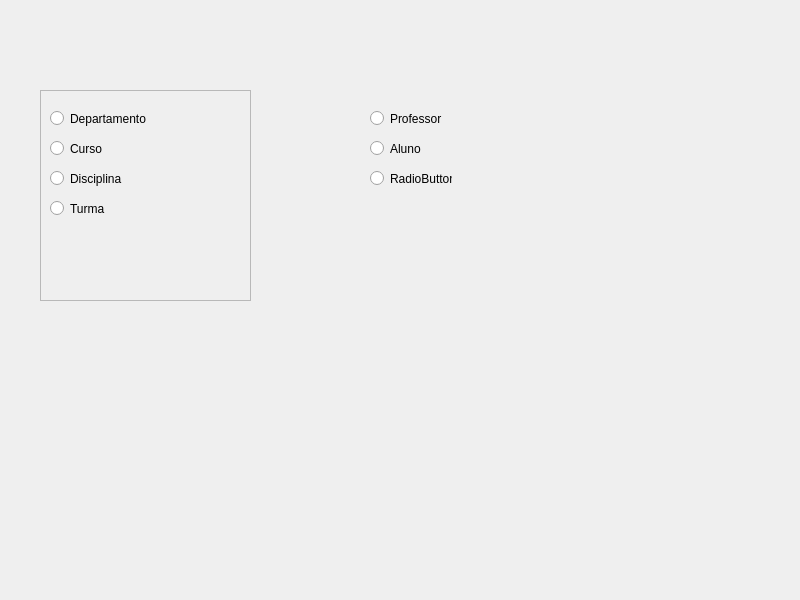
<?xml version="1.0" encoding="UTF-8"?>
<ui version="4.0">
 <class>frmDepartamento</class>
 <widget class="QMainWindow" name="frmDepartamento">
  <property name="geometry">
   <rect>
    <x>0</x>
    <y>0</y>
    <width>800</width>
    <height>600</height>
   </rect>
  </property>
  <property name="windowTitle">
   <string>Faculdades ****** - Departamento</string>
  </property>
  <widget class="QWidget" name="centralwidget">
   <widget class="QFrame" name="frame">
    <property name="geometry">
     <rect>
      <x>40</x>
      <y>90</y>
      <width>211</width>
      <height>211</height>
     </rect>
    </property>
    <property name="frameShape">
     <enum>QFrame::StyledPanel</enum>
    </property>
    <property name="frameShadow">
     <enum>QFrame::Raised</enum>
    </property>
    <widget class="QRadioButton" name="rdbDepatamento">
     <property name="geometry">
      <rect>
       <x>10</x>
       <y>20</y>
       <width>151</width>
       <height>17</height>
      </rect>
     </property>
     <property name="text">
      <string>Departamento</string>
     </property>
    </widget>
    <widget class="QRadioButton" name="radioButton">
     <property name="geometry">
      <rect>
       <x>10</x>
       <y>50</y>
       <width>82</width>
       <height>17</height>
      </rect>
     </property>
     <property name="text">
      <string>Curso</string>
     </property>
    </widget>
    <widget class="QRadioButton" name="radioButton_2">
     <property name="geometry">
      <rect>
       <x>10</x>
       <y>80</y>
       <width>82</width>
       <height>17</height>
      </rect>
     </property>
     <property name="text">
      <string>Disciplina</string>
     </property>
    </widget>
    <widget class="QRadioButton" name="radioButton_6">
     <property name="geometry">
      <rect>
       <x>10</x>
       <y>110</y>
       <width>82</width>
       <height>17</height>
      </rect>
     </property>
     <property name="text">
      <string>Turma</string>
     </property>
    </widget>
   </widget>
   <widget class="QRadioButton" name="radioButton_3">
    <property name="geometry">
     <rect>
      <x>370</x>
      <y>110</y>
      <width>82</width>
      <height>17</height>
     </rect>
    </property>
    <property name="text">
     <string>Professor</string>
    </property>
   </widget>
   <widget class="QRadioButton" name="radioButton_4">
    <property name="geometry">
     <rect>
      <x>370</x>
      <y>140</y>
      <width>82</width>
      <height>17</height>
     </rect>
    </property>
    <property name="text">
     <string>Aluno</string>
    </property>
   </widget>
   <widget class="QRadioButton" name="radioButton_5">
    <property name="geometry">
     <rect>
      <x>370</x>
      <y>170</y>
      <width>82</width>
      <height>17</height>
     </rect>
    </property>
    <property name="text">
     <string>RadioButton</string>
    </property>
   </widget>
  </widget>
 </widget>
 <resources/>
 <connections/>
</ui>
